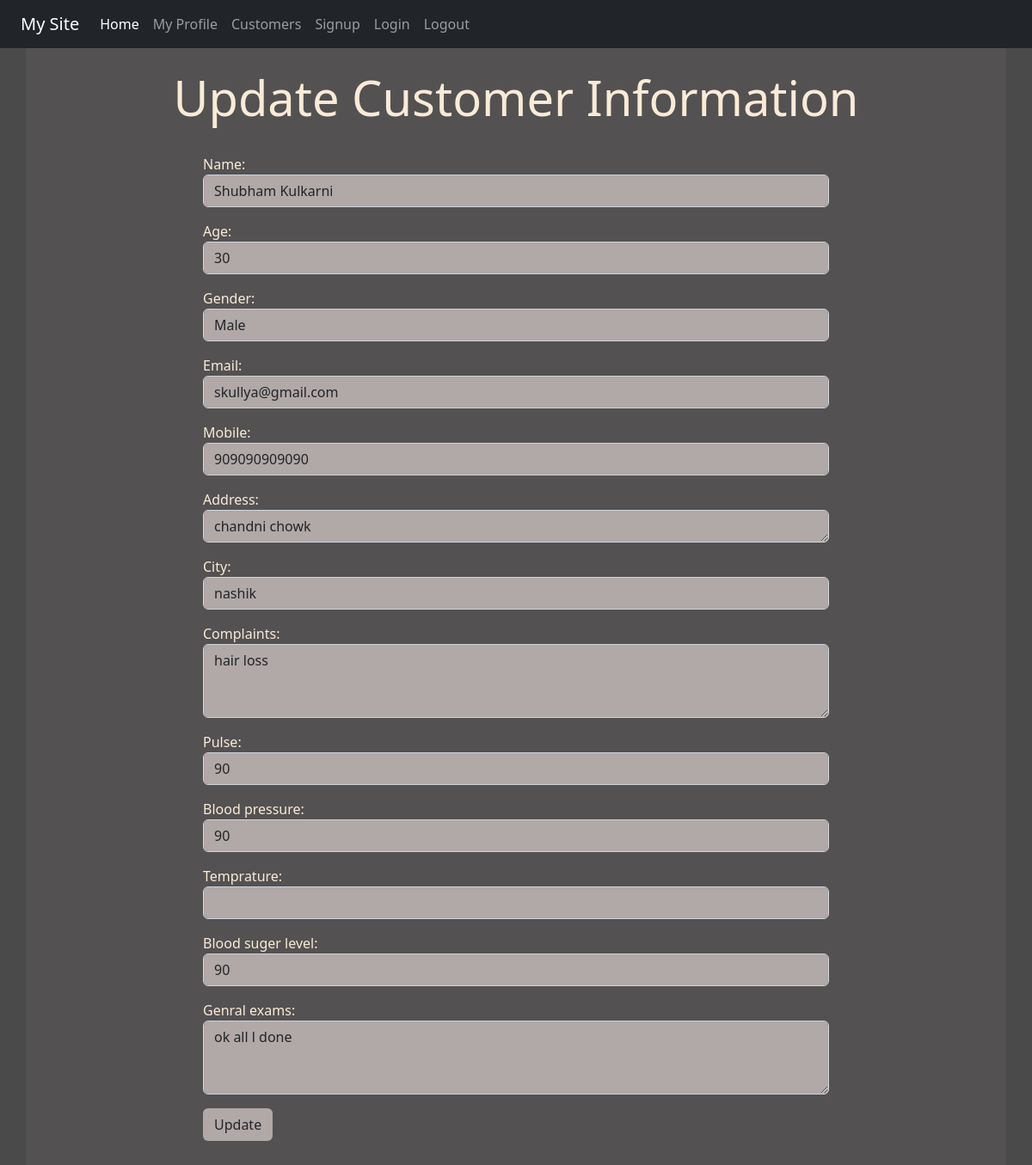
The page /viewdata/4 (signed in) on the database as committed earlier.
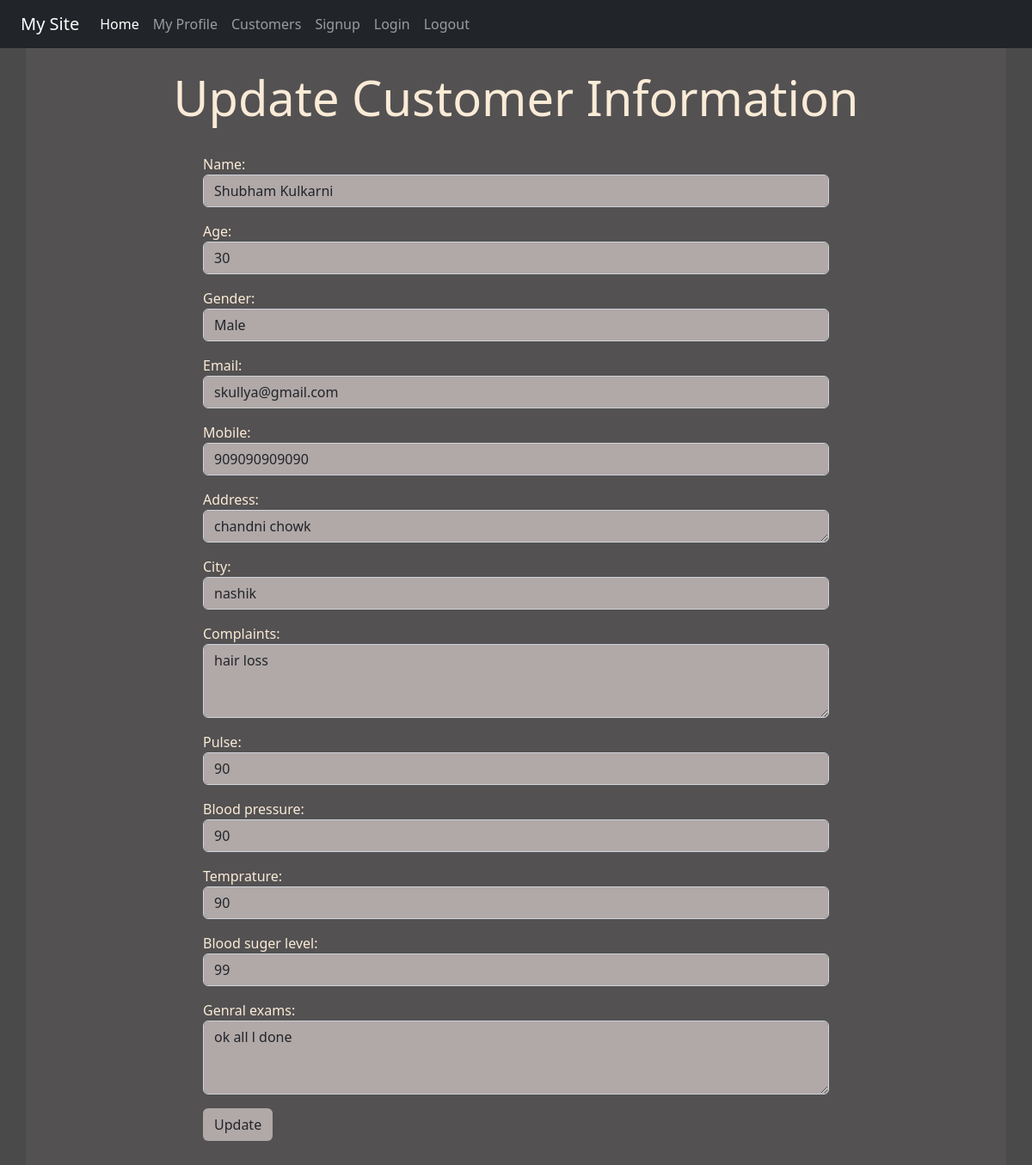
The same page on the database as committed later.
### reg/models.py (models this page shows)
class Customer(models.Model):
    GENDER_CHOICES = (
        ('M', 'Male'),
        ('F', 'Female'),
        ('T', 'Transgender')
    )
    name = models.CharField(max_length=25,null=True)
    age = models.IntegerField(null=True)
    gender = models.CharField(max_length=1, choices=GENDER_CHOICES,null=True)
    email = models.EmailField(max_length=25,null=True)
    mobile = models.IntegerField(null=True)
    address = models.CharField(max_length=100,null=True)
    city = models.CharField(max_length=10,null=True)
    complaints = models.CharField(max_length=100,null=True)
    pulse = models.CharField(max_length=10,null=True)
    blood_pressure = models.CharField(max_length=10,null=True)
    temprature = models.CharField(max_length=10,null=True)
    blood_suger_level = models.CharField(max_length=10,null=True)
    genral_exams = models.CharField(max_length=100,null=True)

### reg/views.py (the view)
# urls.py: path('viewdata/<int:id>', views.View_data, name='viewdata'),
def View_data(request,id):
    if request.user.is_authenticated:
        pi = Customer.objects.get(pk=id)
        fmm = CustomerReg(instance=pi)
        return render(request, 'reg/updatecustomer.html',{'formm':fmm, 'id':id})
    else:
        return HttpResponseRedirect('/login/')

### reg/templates/reg/updatecustomer.html (shortened to what this page needs)
{% extends 'reg/base.html' %}
{% block content %}
<div class="jumbotron jumbotron-fluid jumbo-color">
    <div class="container">
        <br>
        <h1 class="text-center display-4 font-weight-bold">Update Customer Information </h1>
        <br>
        <div class="col-sm-8 offset-2">
            <form action="{% url 'updatedata' id %}" method="POST">
                {{formm.as_p}}
                <input type="submit" class="btn btnnn" value="Update">
            </form>
            <br>
            <br>
        </div>
    </div>
</div>
    {% endblock content %}

Rows that differ between the two databases and show on the page:
changed Customer "Shubham Kulkarni": temprature (not shown) → "90"; blood_suger_level "90" → "99"
